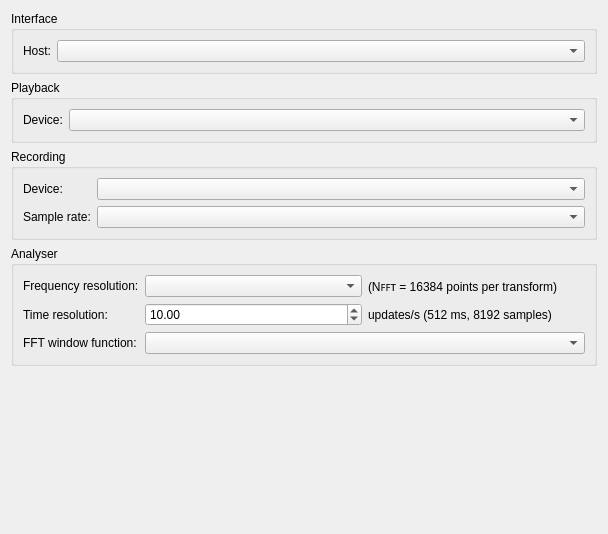
<?xml version="1.0" encoding="UTF-8"?>
<ui version="4.0">
 <author>Clo Yun-Hee Dufour</author>
 <class>Settings</class>
 <widget class="QWidget" name="Settings">
  <property name="windowModality">
   <enum>Qt::NonModal</enum>
  </property>
  <property name="enabled">
   <bool>true</bool>
  </property>
  <property name="geometry">
   <rect>
    <x>0</x>
    <y>0</y>
    <width>608</width>
    <height>534</height>
   </rect>
  </property>
  <property name="sizePolicy">
   <sizepolicy hsizetype="Preferred" vsizetype="Fixed">
    <horstretch>0</horstretch>
    <verstretch>0</verstretch>
   </sizepolicy>
  </property>
  <property name="acceptDrops">
   <bool>false</bool>
  </property>
  <property name="windowTitle">
   <string>Settings</string>
  </property>
  <property name="windowOpacity">
   <double>1.000000000000000</double>
  </property>
  <layout class="QHBoxLayout" name="horizontalLayout">
   <item>
    <layout class="QVBoxLayout" name="verticalLayout">
     <property name="sizeConstraint">
      <enum>QLayout::SetDefaultConstraint</enum>
     </property>
     <property name="leftMargin">
      <number>0</number>
     </property>
     <item>
      <widget class="QGroupBox" name="interfaceGroupBox">
       <property name="title">
        <string>Interface</string>
       </property>
       <layout class="QFormLayout" name="formLayout">
        <item row="0" column="0">
         <widget class="QLabel" name="hostInterfaceLabel">
          <property name="text">
           <string>Host:</string>
          </property>
         </widget>
        </item>
        <item row="0" column="1">
         <widget class="QComboBox" name="hostInterfaceComboBox"/>
        </item>
       </layout>
      </widget>
     </item>
     <item>
      <widget class="QGroupBox" name="playbackGroupBox">
       <property name="title">
        <string>Playback</string>
       </property>
       <layout class="QFormLayout" name="formLayout_3">
        <item row="0" column="0">
         <widget class="QLabel" name="playbackDeviceLabel">
          <property name="text">
           <string>Device:</string>
          </property>
         </widget>
        </item>
        <item row="0" column="1">
         <widget class="QComboBox" name="playbackDeviceComboBox"/>
        </item>
       </layout>
      </widget>
     </item>
     <item>
      <widget class="QGroupBox" name="recordingGroupBox">
       <property name="sizePolicy">
        <sizepolicy hsizetype="Preferred" vsizetype="Preferred">
         <horstretch>0</horstretch>
         <verstretch>0</verstretch>
        </sizepolicy>
       </property>
       <property name="title">
        <string>Recording</string>
       </property>
       <property name="flat">
        <bool>false</bool>
       </property>
       <layout class="QFormLayout" name="recordingDeviceFormLayout">
        <item row="0" column="0">
         <widget class="QLabel" name="recordingDeviceLabel">
          <property name="sizePolicy">
           <sizepolicy hsizetype="Preferred" vsizetype="Preferred">
            <horstretch>0</horstretch>
            <verstretch>0</verstretch>
           </sizepolicy>
          </property>
          <property name="text">
           <string>Device:</string>
          </property>
         </widget>
        </item>
        <item row="0" column="1">
         <widget class="QComboBox" name="recordingDeviceComboBox">
          <property name="sizePolicy">
           <sizepolicy hsizetype="Minimum" vsizetype="Preferred">
            <horstretch>0</horstretch>
            <verstretch>0</verstretch>
           </sizepolicy>
          </property>
         </widget>
        </item>
        <item row="1" column="0">
         <widget class="QLabel" name="sampleRateLabel">
          <property name="sizePolicy">
           <sizepolicy hsizetype="Preferred" vsizetype="Preferred">
            <horstretch>0</horstretch>
            <verstretch>0</verstretch>
           </sizepolicy>
          </property>
          <property name="text">
           <string>Sample rate:</string>
          </property>
         </widget>
        </item>
        <item row="1" column="1">
         <widget class="QComboBox" name="sampleRateComboBox">
          <property name="sizePolicy">
           <sizepolicy hsizetype="Minimum" vsizetype="Preferred">
            <horstretch>0</horstretch>
            <verstretch>0</verstretch>
           </sizepolicy>
          </property>
         </widget>
        </item>
       </layout>
      </widget>
     </item>
     <item>
      <widget class="QGroupBox" name="analyserGroupBox">
       <property name="title">
        <string>Analyser</string>
       </property>
       <layout class="QFormLayout" name="formLayout_4">
        <item row="0" column="0">
         <widget class="QLabel" name="freqResLabel">
          <property name="text">
           <string>Frequency resolution:</string>
          </property>
         </widget>
        </item>
        <item row="0" column="1">
         <layout class="QHBoxLayout" name="horizontalLayout_2">
          <item>
           <widget class="QComboBox" name="freqResComboBox">
            <property name="sizePolicy">
             <sizepolicy hsizetype="Minimum" vsizetype="Preferred">
              <horstretch>0</horstretch>
              <verstretch>0</verstretch>
             </sizepolicy>
            </property>
           </widget>
          </item>
          <item>
           <widget class="QLabel" name="freqResSuffixLabel">
            <property name="text">
             <string>(Nꜰꜰᴛ = 16384 points per transform)</string>
            </property>
           </widget>
          </item>
         </layout>
        </item>
        <item row="1" column="0">
         <widget class="QLabel" name="timeResLabel">
          <property name="text">
           <string>Time resolution:</string>
          </property>
         </widget>
        </item>
        <item row="1" column="1">
         <layout class="QHBoxLayout" name="horizontalLayout_4">
          <item>
           <widget class="QDoubleSpinBox" name="timeResSpinBox">
            <property name="sizePolicy">
             <sizepolicy hsizetype="Minimum" vsizetype="Preferred">
              <horstretch>0</horstretch>
              <verstretch>0</verstretch>
             </sizepolicy>
            </property>
            <property name="minimum">
             <double>0.010000000000000</double>
            </property>
            <property name="maximum">
             <double>1000.000000000000000</double>
            </property>
            <property name="stepType">
             <enum>QAbstractSpinBox::AdaptiveDecimalStepType</enum>
            </property>
            <property name="value">
             <double>10.000000000000000</double>
            </property>
           </widget>
          </item>
          <item>
           <widget class="QLabel" name="timeResSuffixLabel">
            <property name="text">
             <string>updates/s (512 ms, 8192 samples)</string>
            </property>
           </widget>
          </item>
         </layout>
        </item>
        <item row="2" column="0">
         <widget class="QLabel" name="windowLabel">
          <property name="text">
           <string>FFT window function:</string>
          </property>
         </widget>
        </item>
        <item row="2" column="1">
         <widget class="QComboBox" name="windowComboBox">
          <property name="sizePolicy">
           <sizepolicy hsizetype="Minimum" vsizetype="Preferred">
            <horstretch>0</horstretch>
            <verstretch>0</verstretch>
           </sizepolicy>
          </property>
         </widget>
        </item>
       </layout>
      </widget>
     </item>
     <item>
      <spacer name="verticalSpacer">
       <property name="orientation">
        <enum>Qt::Vertical</enum>
       </property>
       <property name="sizeHint" stdset="0">
        <size>
         <width>20</width>
         <height>40</height>
        </size>
       </property>
      </spacer>
     </item>
    </layout>
   </item>
  </layout>
 </widget>
 <resources/>
 <connections/>
</ui>
